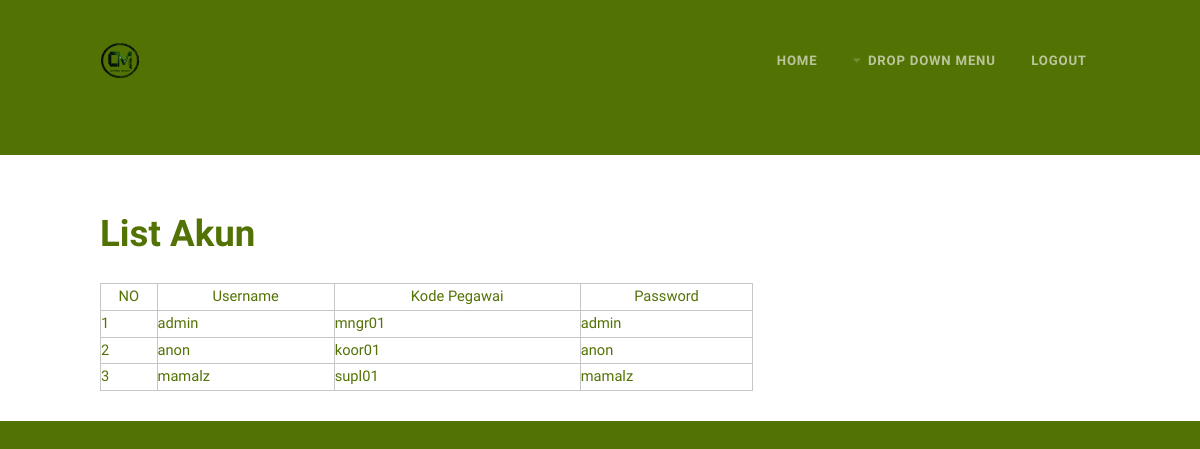
/Manager/lihat_akun.php (signed in), run on the app's committed database.
### tables this page shows
CREATE TABLE `akun` (
  `username` varchar(15) NOT NULL,
  `kode_pegawai` varchar(20) NOT NULL,
  `password` varchar(15) NOT NULL
);

### Manager/lihat_akun.php (the view, shortened to what this page needs)
<!DOCTYPE HTML>
<html>
	<head>
		<link rel="stylesheet" href="../assets/css/main.css" />
	</head>
	<body class="homepage">
		<div id="page-wrapper">
				<div id="header">
					<div class="container">
							<div id="logo">
								<span class="pennant"><img src="../images/b.png" alt="" /></span></span>
								<h1>Kelola Akun</h1>
							</div>
							<nav id="nav">
								<ul>
									<li><a href="../index_manager.php">Home</a></li>
									<li>
										<a href="#" class="icon fa-caret-down">Drop Down Menu</a>
									</li>
									<li><a href="../logout.php">Logout</a></li>
								</ul>
							</nav>
					</div>
				</div>
				<div id="main">
					<section class="container">
						<div class="row">
							<section class="8u 12u(mobile)">
								<h2>List Akun</h2>
								<table>
									<tr>
										<th>NO</th>
										<th>Username</th>
										<th>Kode Pegawai</th>
										<th>Password</th>
									</tr>
									<?php
										include '../koneksi.php';
										$query=mysqli_query($connect, "select * from akun");
										$no=1;
										foreach ($query as $row) {
											echo "<tr>
												<td>$no</td>
												<td>".$row['username']."</td>
												<td>".$row['kode_pegawai']."</td>
												<td>".$row['password']."</td>
											</tr>";
											$no++;
										}
									?>
								</table>
							</section>
						</div>
					</section>
				</div>
		</div>
	</body>
</html>

### assets/css/main.css (style rules this page uses)
html, body, div, span, applet, object, iframe, h1, h2, h3, h4, h5, h6, p, blockquote, pre, a, abbr, acronym, address, big, cite, code, del, dfn, em, img, ins, kbd, q, s, samp, small, strike, strong, sub, sup, tt, var, b, u, i, center, dl, dt, dd, ol, ul, li, fieldset, form, label, legend, table, caption, tbody, tfoot, thead, tr, th, td, article, aside, canvas, details, embed, figure, figcaption, footer, header, hgroup, menu, nav, output, ruby, section, summary, time, mark, audio, video { margin: 0; padding: 0; border: 0; font-size: 100%; font: inherit; vertical-align: baseline; }
article, aside, details, figcaption, figure, footer, header, hgroup, menu, nav, section { display: block; }
body { line-height: 1; }
ol, ul { list-style: none; }
table { border-collapse: collapse; border-spacing: 0; }
body { -webkit-text-size-adjust: none; }
*, *:before, *:after { -moz-box-sizing: border-box; -webkit-box-sizing: border-box; box-sizing: border-box; }
.container { margin-left: auto; margin-right: auto; }
.container { width: 1200px; }
@media screen and (max-width: 1280px) { .container { width: 1000px; } }
.row { border-bottom: solid 1px transparent; -moz-box-sizing: border-box; -webkit-box-sizing: border-box; box-sizing: border-box; }
.row > * { float: left; -moz-box-sizing: border-box; -webkit-box-sizing: border-box; box-sizing: border-box; }
.row:after, .row:before { content: ''; display: block; clear: both; height: 0; }
.row > * { padding: 40px 0 0 40px; }
.row { margin: -40px 0 -1px -40px; }
.\38 u, .\38 u\24 { width: 66.6666666667%; clear: none; margin-left: 0; }
@media screen and (max-width: 1280px) { .row > * { padding: 40px 0 0 40px; } }
@media screen and (max-width: 1280px) { .row { margin: -40px 0 -1px -40px; } }
body { background: #537204; color: #537204; font-family: 'Source Sans Pro', sans-serif; font-size: 12pt; font-weight: 300; line-height: 1.75em; }
h1, h2, h3, h4, h5, h6 { font-weight: 700; }
a { -moz-transition: color 0.35s ease-in-out, border-bottom-color 0.35s ease-in-out; -webkit-transition: color 0.35s ease-in-out, border-bottom-color 0.35s ease-in-out; -ms-transition: color 0.35s ease-in-out, border-bottom-color 0.35s ease-in-out; transition: color 0.35s ease-in-out, border-bottom-color 0.35s ease-in-out; outline: 0; color: #019FE1; }
p, ul, ol, dl, table { margin-bottom: 1em; color: 555; }
section, article { margin-bottom: 3em; }
section > :last-child, section:last-child, article > :last-child, article:last-child { margin-bottom: 0; }
.row > section, .row > article { margin-bottom: 0; }
table { width: 100%; }
.icon { text-decoration: none; }
.icon:before { display: inline-block; font-family: FontAwesome; font-size: 1.25em; text-decoration: none; font-style: normal; font-weight: normal; line-height: 1; -webkit-font-smoothing: antialiased; -moz-osx-font-smoothing: grayscale; }
#header { padding: 1.5em 0em 1em 0em; }
#header .container { position: relative; }
#logo .pennant { position: relative; top: 1.2em; display: inline-block; margin: 0em 0em 3em 0em; text-align: center; }
#nav { position: absolute; right: 0; top: 1.5em; }
#nav > ul > li { float: left; }
#nav > ul > li:last-child { padding-right: 0; }
#nav > ul > li > a, #nav > ul > li > span { display: block; margin-left: 0.7em; padding: 0.30em 1em; letter-spacing: 0.06em; text-transform: uppercase; text-decoration: none; font-weight: 700; font-size: 0.9em; outline: 0; color: #aaa; color: rgba(255, 255, 255, 0.6); }
#nav > ul > li > a.icon:before, #nav > ul > li > span.icon:before { display: inline-block; padding-right: 0.5em; opacity: 0.3; font-size: 1em; }
#main { position: relative; padding: 2em 0em; background: #fff; }
#main h2 { font-size: 2.5em; padding: 1em 0em; }
@media screen and (max-width: 1280px) { body, input, textarea, select { font-size: 11pt; } }

### Manager/lihat_akun.php (style rules this page uses)
table, td, th { border: 1px solid #C6C6C6; }

### data on the page
akun: username "admin", kode_pegawai "mngr01", password "admin"
akun: username "anon", kode_pegawai "koor01", password "anon"
akun: username "mamalz", kode_pegawai "supl01", password "mamalz"
